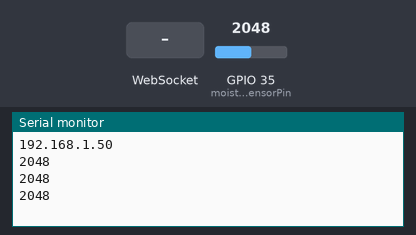
Bench run of a sketch on a simulated ESP32. On the bench: the last lines printed to the serial monitor. The inputs (shaded band) are chosen by the test bench; at power-on: GPIO 35 (moistureSensorPin) = 2048. WiFi joins after 1.5 s; servers stay silent unless stated.

Above: at 3.7 s.
3.8 s: WebSocket text "1" received
5.5 s: GPIO 35 (moistureSensorPin) set to 2866
At 5.9 s:
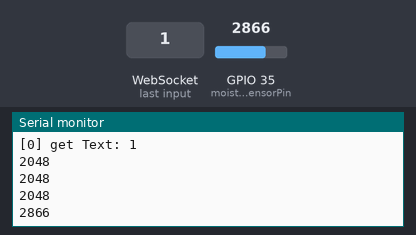
7.0 s: WebSocket text "0" received
8.5 s: GPIO 35 (moistureSensorPin) set to 3603
At 8.9 s:
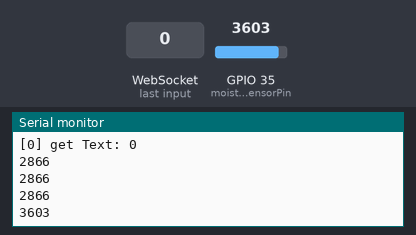
Timing chart, 0 to 11.0 s (numbered marks = the images above; inputs shaded):
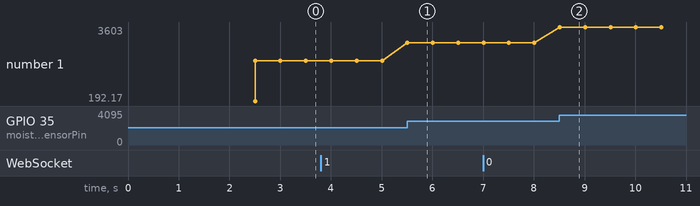

Measured:
- after the input at 5.5 s, the serial monitor: prints a new line at once (image 1)
- after the input at 8.5 s, the serial monitor: prints a new line at once (image 2)
- plotted number 1: 2048 → 2866 after the input at 5.5 s, 2866 → 3603 after the input at 8.5 s

The sketch:

NodeMCU.ino
```cpp
#include <Arduino.h>
#include <WiFi.h>
#include <WebSocketsServer.h>
#include <WebServer.h>

const char* ssid = "Omishtu-JTS";
const char* password = "omishtuJTS";


const int ledPin = 33; // LED pin to D33 (GPIO 33)
const int moistureSensorPin = 35; // Analog pin A0 (GPIO 36) for soil moisture sensor

WebSocketsServer webSocket = WebSocketsServer(81);
WebServer server(80);

String value;

const char html_template[] PROGMEM = R"=====(
<html lang="en">
   <head>
      <meta charset="utf-8">
      <meta name="viewport" content="width=device-width, initial-scale=1">
      <title>WebSocket Example</title>
      <script>
        var socket = new WebSocket("ws://" + location.hostname + ":81");
        socket.onopen = function(e) {  console.log("[socket] socket.onopen "); };
        socket.onerror = function(e) {  console.log("[socket] socket.onerror "); };
        socket.onmessage = function(e) {
            console.log("[socket] " + e.data);
            document.getElementById("mrdiy_value").innerHTML = e.data;
        };
      </script>
   </head>
   <body style="max-width:400px;margin: auto;font-family:Arial, Helvetica, sans-serif;text-align:center">
      <div><h1><br /> ESP32 </h1></div>
      <div><p id="mrdiy_value" style="font-size:100px;margin:0"></p></div>
   </body>
</html>
)=====";

void webSocketEvent(uint8_t num, WStype_t type, uint8_t * payload, size_t length) {
  switch (type) {
    case WStype_DISCONNECTED:
      Serial.printf("[%u] Disconnected!\n", num);
      break;

    case WStype_CONNECTED: {
        IPAddress ip = webSocket.remoteIP(num);
        Serial.printf("[%u] Connected from %d.%d.%d.%d url: %s\n", num, ip[0], ip[1], ip[2], ip[3], payload);
        webSocket.sendTXT(num, "0");  // Send initial value or message
      }
      break;

    case WStype_TEXT:
      Serial.printf("[%u] get Text: %s\n", num, payload);
      break;

    case WStype_BIN:
      Serial.printf("[%u] get binary length: %u\n", num, length);
      // Optionally handle binary data
      break;
  }
}


// Function to handle the main page request
void handleMain() {
  server.send_P(200, "text/html", html_template);
}

// Function to handle 404 errors
void handleNotFound() {
  server.send(404, "text/html", "<html><body><p>404 Error</p></body></html>");
}

void setup() {
  Serial.begin(115200);
  delay(1000);

  // Connect to Wi-Fi
  WiFi.begin(ssid, password);
  while (WiFi.status() != WL_CONNECTED) {
    delay(100);
  }

  Serial.println(WiFi.localIP());

  // Start WebSocket server
  webSocket.begin();
  webSocket.onEvent(webSocketEvent);

  // Start HTTP server
  server.on("/", handleMain);
  server.onNotFound(handleNotFound);
  server.begin();
}

void loop() {
  webSocket.loop();
  server.handleClient();

  // Read soil moisture sensor
  int sensorValue = analogRead(moistureSensorPin);
  Serial.println(sensorValue);
  int percentage = map(sensorValue, 4095, 0, 0, 100);
  String percentage_string = String(percentage);
  //Serial.println(percentage);
  // Broadcast the moisture value
  webSocket.broadcastTXT(percentage_string);

  delay(500);  // Small delay to avoid overwhelming the WebSocket with messages
}
```
